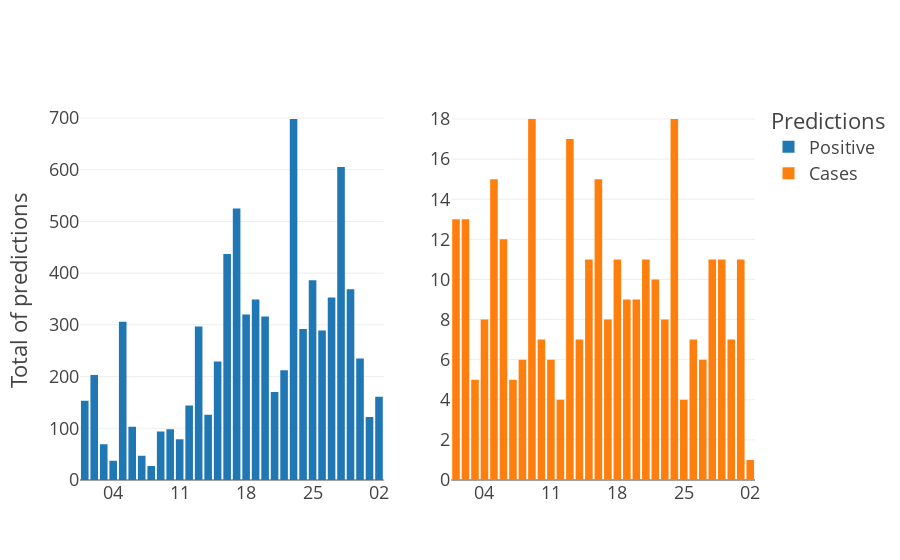

Source (notebook cell):
### Markdown cell above
# Plot

### Code cell
# Create subplots with two axes
fig = make_subplots(rows=1, cols=2)

# Add stacked bar chart for "Positive" predictions
fig.add_trace(go.Bar(x=merge["createdTime"], y=merge["Positive"], name="Positive"), row=1, col=1)

# Add stacked bar chart for "Negative" predictions
# fig.add_trace(go.Bar(x=merge["created_at"], y=merge["Negative"], name="Negative"), row=2, col=1)

fig.add_trace(go.Bar(x=merge["createdTime"], y=merge["Cases"], name="Cases"), row=1, col=2)

# Customize the layout
fig.update_layout(
    template='presentation',
    xaxis_title="",
    yaxis_title="Total of predictions",
    legend_title_text='Predictions'
)

# change the x-axis labels to show only the day every 5 days
fig.update_xaxes(
    tickformat="%d",

)

fig.show()

### Figure 1 — Plotly figure (JSON) as saved in the notebook; plotly's stock layout.template omitted (floating-point values rounded to 4 significant figures)
{"data": [{"name": "Positive", "type": "bar", "x": ["2023-06-01T00:00:00+00:00", "2023-06-02T00:00:00+00:00", "2023-06-03T00:00:00+00:00", "2023-06-04T00:00:00+00:00", "2023-06-05T00:00:00+00:00", "2023-06-06T00:00:00+00:00", "2023-06-07T00:00:00+00:00", "2023-06-08T00:00:00+00:00", "2023-06-09T00:00:00+00:00", "2023-06-10T00:00:00+00:00", "2023-06-11T00:00:00+00:00", "2023-06-12T00:00:00+00:00", "2023-06-13T00:00:00+00:00", "2023-06-14T00:00:00+00:00", "2023-06-15T00:00:00+00:00", "2023-06-16T00:00:00+00:00", "2023-06-17T00:00:00+00:00", "2023-06-18T00:00:00+00:00", "2023-06-19T00:00:00+00:00", "2023-06-20T00:00:00+00:00", "2023-06-21T00:00:00+00:00", "2023-06-22T00:00:00+00:00", "2023-06-23T00:00:00+00:00", "2023-06-24T00:00:00+00:00", "2023-06-25T00:00:00+00:00", "2023-06-26T00:00:00+00:00", "2023-06-27T00:00:00+00:00", "2023-06-28T00:00:00+00:00", "2023-06-29T00:00:00+00:00", "2023-06-30T00:00:00+00:00", "2023-07-01T00:00:00+00:00", "2023-07-02T00:00:00+00:00"], "xaxis": "x", "y": [153, 203, 69, 37, 306, 103, 47, 27, 94, 98, 79, 144, 297, 126, 229, 437, 525, 320, 349, 316, 170, 212, 698, 292, 386, 289, 353, 605, 369, 235, 122, 161], "yaxis": "y"}, {"name": "Cases", "type": "bar", "x": ["2023-06-01T00:00:00+00:00", "2023-06-02T00:00:00+00:00", "2023-06-03T00:00:00+00:00", "2023-06-04T00:00:00+00:00", "2023-06-05T00:00:00+00:00", "2023-06-06T00:00:00+00:00", "2023-06-07T00:00:00+00:00", "2023-06-08T00:00:00+00:00", "2023-06-09T00:00:00+00:00", "2023-06-10T00:00:00+00:00", "2023-06-11T00:00:00+00:00", "2023-06-12T00:00:00+00:00", "2023-06-13T00:00:00+00:00", "2023-06-14T00:00:00+00:00", "2023-06-15T00:00:00+00:00", "2023-06-16T00:00:00+00:00", "2023-06-17T00:00:00+00:00", "2023-06-18T00:00:00+00:00", "2023-06-19T00:00:00+00:00", "2023-06-20T00:00:00+00:00", "2023-06-21T00:00:00+00:00", "2023-06-22T00:00:00+00:00", "2023-06-23T00:00:00+00:00", "2023-06-24T00:00:00+00:00", "2023-06-25T00:00:00+00:00", "2023-06-26T00:00:00+00:00", "2023-06-27T00:00:00+00:00", "2023-06-28T00:00:00+00:00", "2023-06-29T00:00:00+00:00", "2023-06-30T00:00:00+00:00", "2023-07-01T00:00:00+00:00", "2023-07-02T00:00:00+00:00"], "xaxis": "x2", "y": [13, 13, 5, 8, 15, 12, 5, 6, 18, 7, 6, 4, 17, 7, 11, 15, 8, 11, 9, 9, 11, 10, 8, 18, 4, 7, 6, 11, 11, 7, 11, 1], "yaxis": "y2"}], "layout": {"legend": {"title": {"text": "Predictions"}}, "xaxis": {"anchor": "y", "domain": [0, 0.45], "tickformat": "%d", "title": {"text": ""}}, "xaxis2": {"anchor": "y2", "domain": [0.55, 1], "tickformat": "%d"}, "yaxis": {"anchor": "x", "domain": [0, 1], "title": {"text": "Total of predictions"}}, "yaxis2": {"anchor": "x2", "domain": [0, 1]}}}
